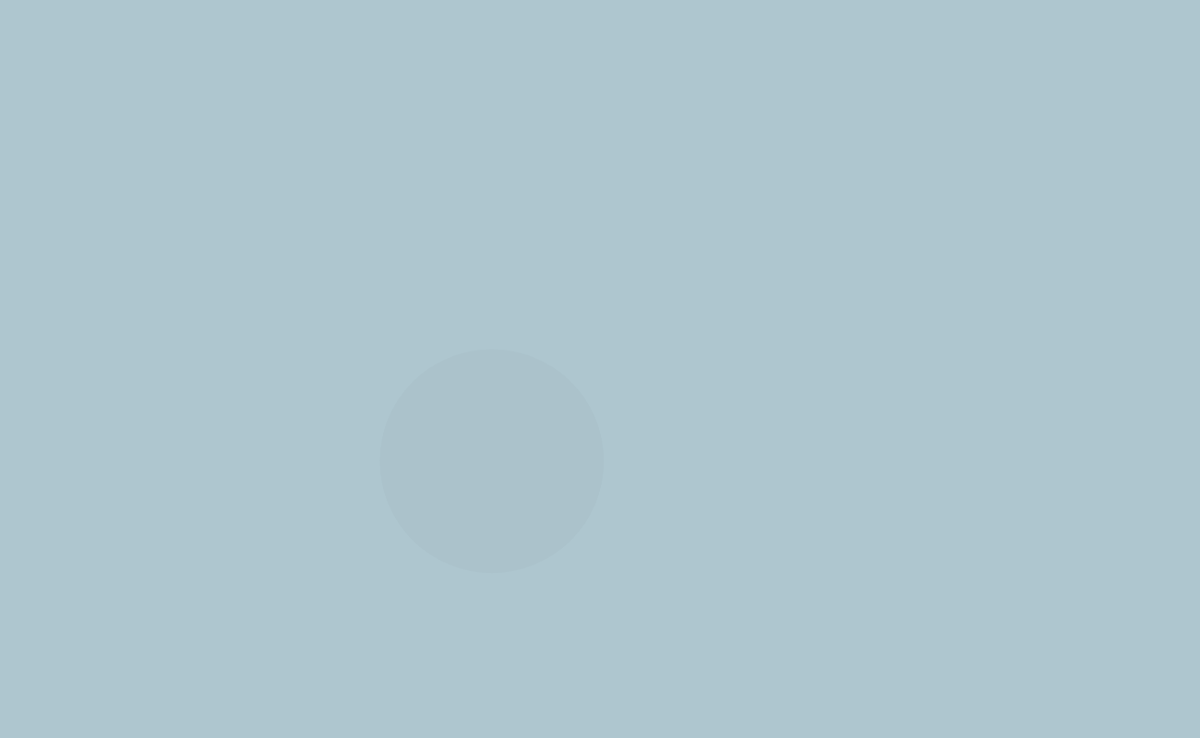
Frame 1 (no input)
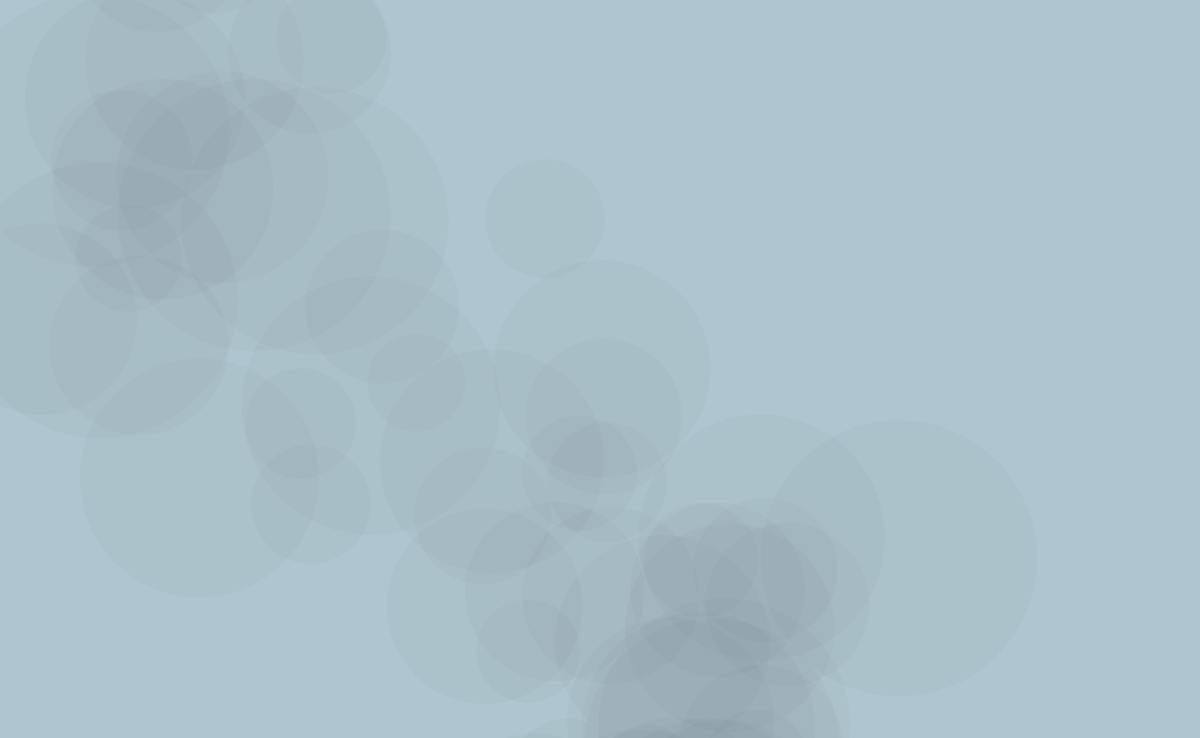
Frame 60 (no input)
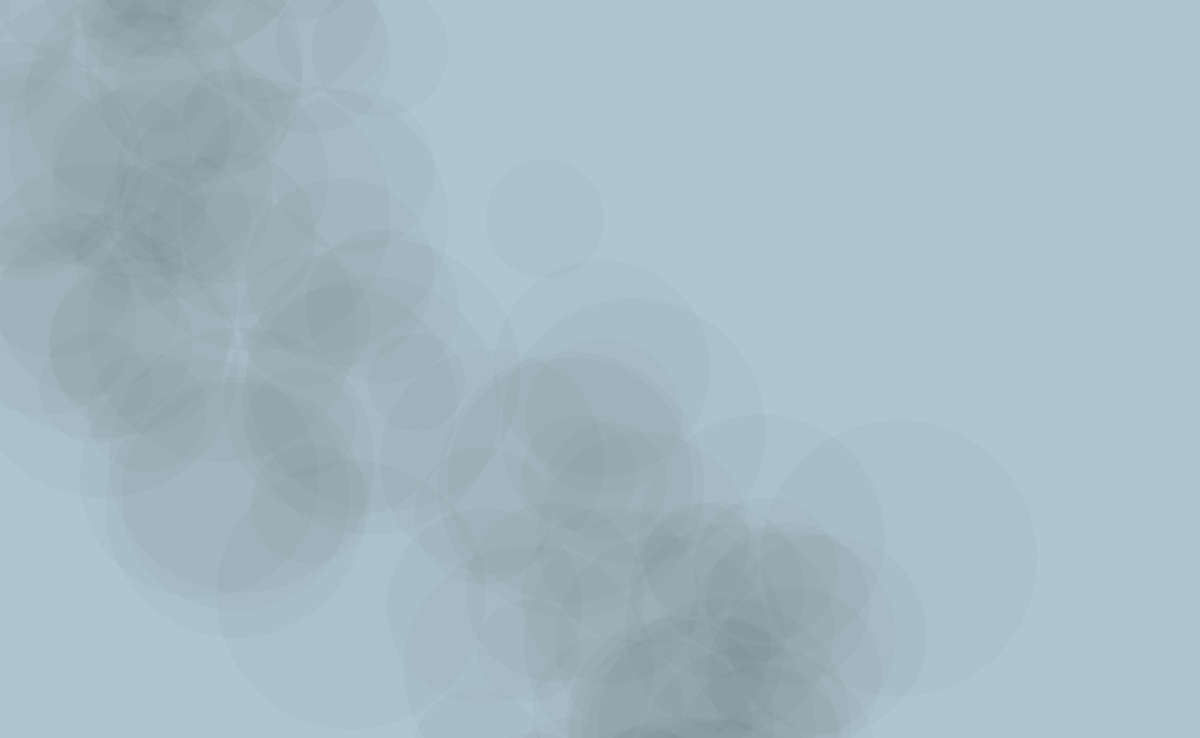
Frame 120 (the mouse pressed at the canvas centre since frame 60)

The p5.js sketch that drew these frames (run headless with seeded random() and noise() and a simulated clock; from frame 60 on, the mouse is pressed at the canvas centre):

// p5.js sketch
// ── sketch.js
var diameter = 70;
var speed = 200;
var x = 0;
var y = 0;

function setup() {
  frameRate(30);
  createCanvas(1300, 800);
  x = width/2;
  y = height/2;
  noStroke();
  background(174, 198, 207);
  fill(0, 0, 0, 5);

}

function draw() {
  diameter= random(100, 300);
  x+= random(-speed, speed);
  y+= random(-speed, speed);
  ellipse(x, y, diameter, diameter);
  y = constrain(x, 0, height);
  x = constrain(y, 0,  width);
}
